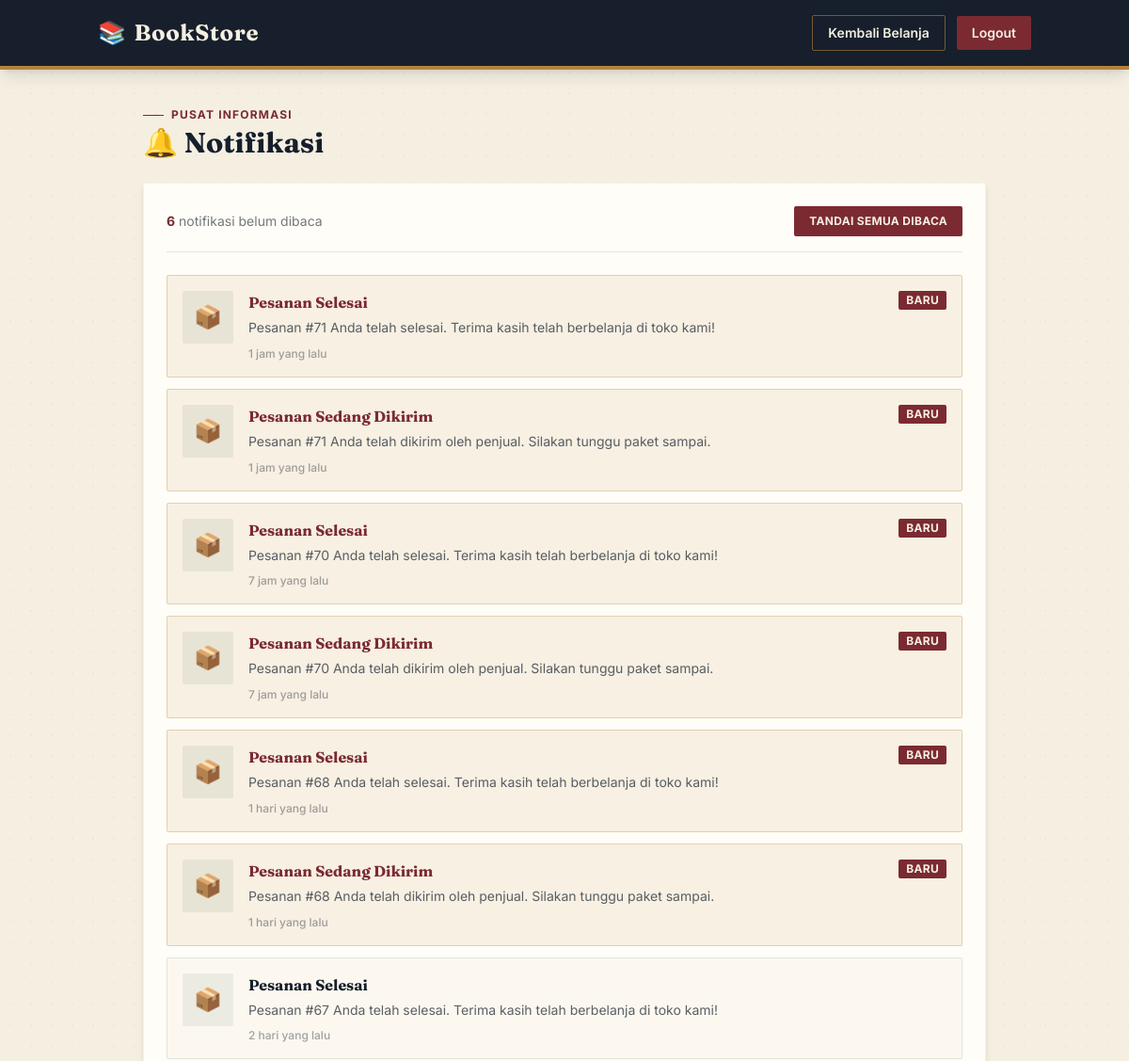
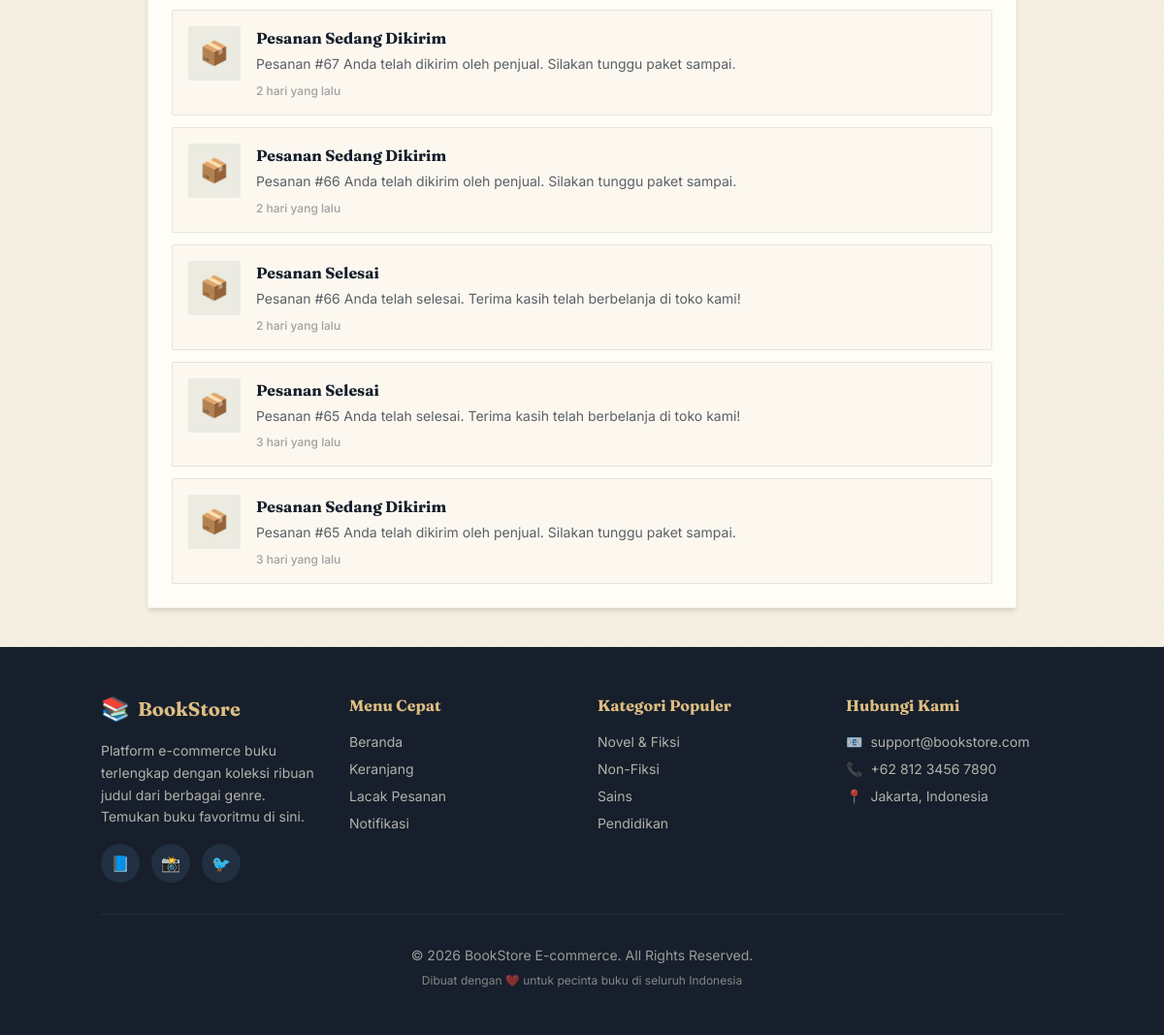
Screenshot of /buyer/read_notification.php (signed in) with the database file from the repository (2 pictures, top to bottom).
### tables this page shows
CREATE TABLE `notifications` (
  `id` int(11) NOT NULL,
  `user_id` int(11) NOT NULL,
  `user_type` enum('buyer','seller') NOT NULL,
  `title` varchar(255) NOT NULL,
  `message` text NOT NULL,
  `type` enum('order_status','new_review','payment','other') DEFAULT 'other',
  `is_read` tinyint(1) DEFAULT 0,
  `created_at` timestamp NOT NULL DEFAULT current_timestamp()
);

### config/notification_helper.php (called while the page is built, shortened)
<?php
require_once __DIR__ . '/database.php';
function getUnreadNotificationCount($userId, $userType) {
    global $db;
    $query = "SELECT COUNT(*) as count FROM notifications
              WHERE user_id = ? AND user_type = ? AND is_read = FALSE";
    $stmt = mysqli_prepare($db, $query);
    mysqli_stmt_bind_param($stmt, "is", $userId, $userType);
    mysqli_stmt_execute($stmt);
    $result = mysqli_stmt_get_result($stmt);
    $row = mysqli_fetch_assoc($result);
    return $row['count'];
}
function getRecentNotifications($userId, $userType, $limit = 10) {
    global $db;
    $query = "SELECT id, title, message, type, is_read, created_at
              FROM notifications
              WHERE user_id = ? AND user_type = ?
              ORDER BY created_at DESC
              LIMIT ?";
    $stmt = mysqli_prepare($db, $query);
    mysqli_stmt_bind_param($stmt, "isi", $userId, $userType, $limit);
    mysqli_stmt_execute($stmt);
    $result = mysqli_stmt_get_result($stmt);
    $notifications = [];
    while ($row = mysqli_fetch_assoc($result)) {
        $notifications[] = $row;
    }
    return $notifications;
}
function formatNotificationTime($datetime) {
    $timestamp = strtotime($datetime);
    $now = time();
    $diff = $now - $timestamp;
    if ($diff < 60) {
        return 'Baru saja';
    } elseif ($diff < 3600) {
        $minutes = floor($diff / 60);
        return $minutes . ' menit yang lalu';
    } elseif ($diff < 86400) {
        $hours = floor($diff / 3600);
        return $hours . ' jam yang lalu';
    } elseif ($diff < 604800) {
        $days = floor($diff / 86400);
        return $days . ' hari yang lalu';
    } else {
        return date('d M Y', $timestamp);
    }
}
?>

### buyer/read_notification.php (the view, shortened to what this page needs)
<?php
require_once '../config/database.php';
require_once '../config/notification_helper.php';
$userId = $_SESSION['user_id'];
$userType = 'buyer';
$notifications = getRecentNotifications($userId, $userType, 50);
$unreadCount = getUnreadNotificationCount($userId, $userType);
?>
<!DOCTYPE html>
<html lang="id">
<head>
    <script src="https://cdn.tailwindcss.com"></script>
</head>
<body class="min-h-screen font-sans text-ink">
   <nav class="bg-ink text-paper shadow-lg border-b-4 border-brass">
        <div class="container mx-auto flex justify-between items-center px-4 py-4">
            <a href="index.php" class="text-2xl font-serif font-bold tracking-wide flex items-center gap-2 text-paper">
                <span class="text-brass-light">📚</span> BookStore
            </a>
            <div class="flex items-center space-x-3">
                <a href="index.php" class="border border-brass/60 hover:bg-brass hover:text-ink px-4 py-2 rounded-sm font-semibold transition text-sm">
                    Kembali Belanja
                </a>
                <a href="../auth/logout.php" class="bg-maroon hover:bg-maroon-light px-4 py-2 rounded-sm font-semibold transition text-sm">
                    Logout
                </a>
            </div>
        </div>
    </nav>
    <main class="container mx-auto py-10 px-4">
        <div class="max-w-4xl mx-auto">
            <div class="mb-6">
                <p class="eyebrow text-xs font-bold uppercase tracking-widest text-maroon mb-1">Pusat Informasi</p>
                <h1 class="text-3xl font-serif font-bold text-ink">🔔 Notifikasi</h1>
            </div>
            <div class="bg-card rounded-sm shadow-md p-6 border border-ink/5">
                <div class="flex justify-between items-center mb-6 pb-4 border-b border-ink/10">
                    <p class="text-sm text-ink/60">
                        <?php if ($unreadCount > 0): ?>
                            <span class="font-bold text-maroon"><?= $unreadCount ?></span> notifikasi belum dibaca
                        <?php else: ?>
                            Semua notifikasi sudah dibaca
                        <?php endif; ?>
                    </p>
                    <?php if ($unreadCount > 0): ?>
                        <a href="?mark_all_read=1" class="bg-maroon hover:bg-maroon-light text-paper px-4 py-2 rounded-sm text-xs font-bold uppercase tracking-wide transition">
                            Tandai Semua Dibaca
                        </a>
                    <?php endif; ?>
                </div>
                <?php if (empty($notifications)): ?>
                    <div class="text-center py-16">
                        <div class="text-6xl mb-4">🔔</div>
                        <p class="text-ink/40 font-serif text-lg mb-2">Tidak ada notifikasi</p>
                        <p class="text-ink/30 text-sm">Anda akan menerima notifikasi saat ada update pesanan atau ulasan baru</p>
                    </div>
                <?php else: ?>
                    <div class="space-y-3">
                        <?php foreach ($notifications as $notif): ?>
                            <div class="p-4 rounded-sm border <?= !$notif['is_read'] ? 'bg-brass/10 border-brass/30' : 'bg-paper/30 border-ink/10' ?> hover:shadow-md transition">
                                <div class="flex items-start space-x-4">
                                    <?php
                                    $iconBg = 'bg-ink/5';
                                    $iconEmoji = '📌';
                                    switch($notif['type']) {
                                        case 'order_status':
                                            $iconBg = 'bg-sage/10';
                                            $iconEmoji = '📦';
                                            break;
                                    }
                                    ?>
                                    <div class="<?= $iconBg ?> p-3 rounded-sm shrink-0">
                                        <span class="text-2xl"><?= $iconEmoji ?></span>
                                    </div>
                                    <div class="flex-1">
                                        <div class="flex justify-between items-start">
                                            <h3 class="text-base font-serif font-bold text-ink <?= !$notif['is_read'] ? 'text-maroon' : '' ?>">
                                                <?= htmlspecialchars($notif['title']) ?>
                                            </h3>
                                            <?php if (!$notif['is_read']): ?>
                                                <span class="bg-maroon text-paper text-xs font-bold px-2 py-0.5 rounded-sm uppercase tracking-wide">Baru</span>
                                            <?php endif; ?>
                                        </div>
                                        <p class="text-sm text-ink/70 mt-1 leading-relaxed">
                                            <?= htmlspecialchars($notif['message']) ?>
                                        </p>
                                        <p class="text-xs text-ink/40 mt-2 font-medium">
                                            <?= formatNotificationTime($notif['created_at']) ?>
                                        </p>
                                    </div>
                                </div>
                            </div>
                        <?php endforeach; ?>
                    </div>
                <?php endif; ?>
            </div>
        </div>
    </main>
    <?php include '../components/buyer_footer.php'; ?>
</body>
</html>

### buyer/read_notification.php (style rules this page uses)
body { background-color: #F5EFE2; background-image: radial-gradient(#00000008 1px, transparent 1px); background-size: 22px 22px; }
.eyebrow::before { content: ''; display: inline-block; width: 22px; height: 1px; background: #7B2A32; margin-right: 8px; vertical-align: middle; }

### rows the page displays
notifications: type "📦", title "Pesanan Selesai", is_read "BARU", message "Pesanan #71 Anda telah selesai. Terima kasih telah berbelanja di toko kami!", created_at "1 jam yang lalu"
notifications: type "📦", title "Pesanan Sedang Dikirim", is_read "BARU", message "Pesanan #71 Anda telah dikirim oleh penjual. Silakan tunggu paket sampai.", created_at "1 jam yang lalu"
notifications: type "📦", title "Pesanan Selesai", is_read "BARU", message "Pesanan #70 Anda telah selesai. Terima kasih telah berbelanja di toko kami!", created_at "7 jam yang lalu"
notifications: type "📦", title "Pesanan Sedang Dikirim", is_read "BARU", message "Pesanan #70 Anda telah dikirim oleh penjual. Silakan tunggu paket sampai.", created_at "7 jam yang lalu"
notifications: type "📦", title "Pesanan Selesai", is_read "BARU", message "Pesanan #68 Anda telah selesai. Terima kasih telah berbelanja di toko kami!", created_at "1 hari yang lalu"
notifications: type "📦", title "Pesanan Sedang Dikirim", is_read "BARU", message "Pesanan #68 Anda telah dikirim oleh penjual. Silakan tunggu paket sampai.", created_at "1 hari yang lalu"
notifications: type "📦", title "Pesanan Selesai", message "Pesanan #67 Anda telah selesai. Terima kasih telah berbelanja di toko kami!", created_at "2 hari yang lalu"
notifications: type "📦", title "Pesanan Sedang Dikirim", message "Pesanan #67 Anda telah dikirim oleh penjual. Silakan tunggu paket sampai.", created_at "2 hari yang lalu"
notifications: type "📦", title "Pesanan Sedang Dikirim", message "Pesanan #66 Anda telah dikirim oleh penjual. Silakan tunggu paket sampai.", created_at "2 hari yang lalu"
notifications: type "📦", title "Pesanan Selesai", message "Pesanan #66 Anda telah selesai. Terima kasih telah berbelanja di toko kami!", created_at "2 hari yang lalu"
notifications: type "📦", title "Pesanan Selesai", message "Pesanan #65 Anda telah selesai. Terima kasih telah berbelanja di toko kami!", created_at "3 hari yang lalu"
notifications: type "📦", title "Pesanan Sedang Dikirim", message "Pesanan #65 Anda telah dikirim oleh penjual. Silakan tunggu paket sampai.", created_at "3 hari yang lalu"

### other values shown
$unreadCount "6"
